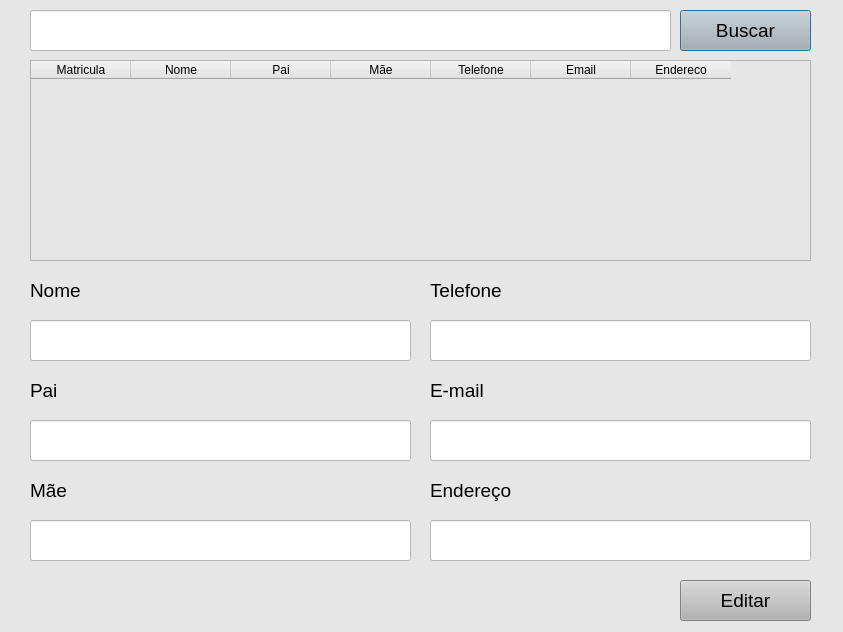
<?xml version="1.0" encoding="UTF-8"?>
<ui version="4.0">
 <class>Dialog</class>
 <widget class="QDialog" name="Dialog">
  <property name="geometry">
   <rect>
    <x>0</x>
    <y>0</y>
    <width>843</width>
    <height>632</height>
   </rect>
  </property>
  <property name="minimumSize">
   <size>
    <width>843</width>
    <height>632</height>
   </size>
  </property>
  <property name="maximumSize">
   <size>
    <width>843</width>
    <height>632</height>
   </size>
  </property>
  <property name="windowTitle">
   <string>Agenda de Atividade</string>
  </property>
  <property name="styleSheet">
   <string notr="true">background-color: rgb(230, 230, 230);</string>
  </property>
  <widget class="QLineEdit" name="txt_buscar">
   <property name="geometry">
    <rect>
     <x>30</x>
     <y>10</y>
     <width>641</width>
     <height>41</height>
    </rect>
   </property>
   <property name="styleSheet">
    <string notr="true">background-color: rgb(255, 255, 255);</string>
   </property>
  </widget>
  <widget class="QPushButton" name="bt_buscar">
   <property name="geometry">
    <rect>
     <x>680</x>
     <y>10</y>
     <width>131</width>
     <height>41</height>
    </rect>
   </property>
   <property name="font">
    <font>
     <pointsize>14</pointsize>
    </font>
   </property>
   <property name="styleSheet">
    <string notr="true">background-color: rgb(180, 180, 180);</string>
   </property>
   <property name="text">
    <string>Buscar</string>
   </property>
  </widget>
  <widget class="QTableWidget" name="tabela">
   <property name="geometry">
    <rect>
     <x>30</x>
     <y>60</y>
     <width>781</width>
     <height>201</height>
    </rect>
   </property>
   <property name="sizeAdjustPolicy">
    <enum>QAbstractScrollArea::AdjustToContents</enum>
   </property>
   <property name="editTriggers">
    <set>QAbstractItemView::NoEditTriggers</set>
   </property>
   <property name="selectionMode">
    <enum>QAbstractItemView::SingleSelection</enum>
   </property>
   <property name="selectionBehavior">
    <enum>QAbstractItemView::SelectRows</enum>
   </property>
   <attribute name="verticalHeaderVisible">
    <bool>false</bool>
   </attribute>
   <column>
    <property name="text">
     <string>Matricula</string>
    </property>
   </column>
   <column>
    <property name="text">
     <string>Nome</string>
    </property>
   </column>
   <column>
    <property name="text">
     <string>Pai</string>
    </property>
   </column>
   <column>
    <property name="text">
     <string>Mãe</string>
    </property>
   </column>
   <column>
    <property name="text">
     <string>Telefone</string>
    </property>
   </column>
   <column>
    <property name="text">
     <string>Email</string>
    </property>
   </column>
   <column>
    <property name="text">
     <string>Endereco</string>
    </property>
   </column>
  </widget>
  <widget class="QLabel" name="label">
   <property name="geometry">
    <rect>
     <x>30</x>
     <y>270</y>
     <width>381</width>
     <height>41</height>
    </rect>
   </property>
   <property name="text">
    <string>&lt;html&gt;&lt;head/&gt;&lt;body&gt;&lt;p&gt;&lt;span style=&quot; font-size:14pt;&quot;&gt;  Nome&lt;/span&gt;&lt;/p&gt;&lt;/body&gt;&lt;/html&gt;</string>
   </property>
  </widget>
  <widget class="QLineEdit" name="txt_aluno">
   <property name="geometry">
    <rect>
     <x>30</x>
     <y>320</y>
     <width>381</width>
     <height>41</height>
    </rect>
   </property>
   <property name="styleSheet">
    <string notr="true">background-color: rgb(255, 255, 255);</string>
   </property>
  </widget>
  <widget class="QPushButton" name="Bt_editar">
   <property name="geometry">
    <rect>
     <x>680</x>
     <y>580</y>
     <width>131</width>
     <height>41</height>
    </rect>
   </property>
   <property name="font">
    <font>
     <pointsize>14</pointsize>
    </font>
   </property>
   <property name="styleSheet">
    <string notr="true">background-color: rgb(180, 180, 180);</string>
   </property>
   <property name="text">
    <string>Editar</string>
   </property>
  </widget>
  <widget class="QLabel" name="label_2">
   <property name="geometry">
    <rect>
     <x>30</x>
     <y>370</y>
     <width>381</width>
     <height>41</height>
    </rect>
   </property>
   <property name="text">
    <string>&lt;html&gt;&lt;head/&gt;&lt;body&gt;&lt;p&gt;&lt;span style=&quot; font-size:14pt;&quot;&gt;Pai&lt;/span&gt;&lt;/p&gt;&lt;/body&gt;&lt;/html&gt;</string>
   </property>
  </widget>
  <widget class="QLabel" name="label_4">
   <property name="geometry">
    <rect>
     <x>30</x>
     <y>470</y>
     <width>421</width>
     <height>41</height>
    </rect>
   </property>
   <property name="text">
    <string>&lt;html&gt;&lt;head/&gt;&lt;body&gt;&lt;p&gt;&lt;span style=&quot; font-size:14pt;&quot;&gt;Mãe&lt;/span&gt;&lt;/p&gt;&lt;/body&gt;&lt;/html&gt;</string>
   </property>
  </widget>
  <widget class="QLabel" name="label_5">
   <property name="geometry">
    <rect>
     <x>430</x>
     <y>270</y>
     <width>381</width>
     <height>41</height>
    </rect>
   </property>
   <property name="text">
    <string>&lt;html&gt;&lt;head/&gt;&lt;body&gt;&lt;p&gt;&lt;span style=&quot; font-size:14pt;&quot;&gt;Telefone&lt;/span&gt;&lt;/p&gt;&lt;/body&gt;&lt;/html&gt;</string>
   </property>
  </widget>
  <widget class="QLabel" name="label_6">
   <property name="geometry">
    <rect>
     <x>430</x>
     <y>370</y>
     <width>421</width>
     <height>41</height>
    </rect>
   </property>
   <property name="text">
    <string>&lt;html&gt;&lt;head/&gt;&lt;body&gt;&lt;p&gt;&lt;span style=&quot; font-size:14pt;&quot;&gt;E-mail&lt;/span&gt;&lt;/p&gt;&lt;/body&gt;&lt;/html&gt;</string>
   </property>
  </widget>
  <widget class="QLabel" name="label_7">
   <property name="geometry">
    <rect>
     <x>430</x>
     <y>470</y>
     <width>421</width>
     <height>41</height>
    </rect>
   </property>
   <property name="text">
    <string>&lt;html&gt;&lt;head/&gt;&lt;body&gt;&lt;p&gt;&lt;span style=&quot; font-size:14pt;&quot;&gt;Endereço&lt;/span&gt;&lt;/p&gt;&lt;/body&gt;&lt;/html&gt;</string>
   </property>
  </widget>
  <widget class="QLineEdit" name="txt_pai">
   <property name="geometry">
    <rect>
     <x>30</x>
     <y>420</y>
     <width>381</width>
     <height>41</height>
    </rect>
   </property>
   <property name="styleSheet">
    <string notr="true">background-color: rgb(255, 255, 255);</string>
   </property>
  </widget>
  <widget class="QLineEdit" name="txt_fone">
   <property name="geometry">
    <rect>
     <x>430</x>
     <y>320</y>
     <width>381</width>
     <height>41</height>
    </rect>
   </property>
   <property name="styleSheet">
    <string notr="true">background-color: rgb(255, 255, 255);</string>
   </property>
  </widget>
  <widget class="QLineEdit" name="txt_email">
   <property name="geometry">
    <rect>
     <x>430</x>
     <y>420</y>
     <width>381</width>
     <height>41</height>
    </rect>
   </property>
   <property name="styleSheet">
    <string notr="true">background-color: rgb(255, 255, 255);</string>
   </property>
  </widget>
  <widget class="QLineEdit" name="txt_mae">
   <property name="geometry">
    <rect>
     <x>30</x>
     <y>520</y>
     <width>381</width>
     <height>41</height>
    </rect>
   </property>
   <property name="styleSheet">
    <string notr="true">background-color: rgb(255, 255, 255);</string>
   </property>
  </widget>
  <widget class="QLineEdit" name="txt_end">
   <property name="geometry">
    <rect>
     <x>430</x>
     <y>520</y>
     <width>381</width>
     <height>41</height>
    </rect>
   </property>
   <property name="styleSheet">
    <string notr="true">background-color: rgb(255, 255, 255);</string>
   </property>
  </widget>
  <widget class="QLabel" name="lab_infor">
   <property name="geometry">
    <rect>
     <x>280</x>
     <y>580</y>
     <width>341</width>
     <height>41</height>
    </rect>
   </property>
   <property name="font">
    <font>
     <family>Verdana</family>
     <pointsize>12</pointsize>
     <weight>75</weight>
     <bold>true</bold>
    </font>
   </property>
   <property name="styleSheet">
    <string notr="true">color: rgb(202, 101, 0);</string>
   </property>
   <property name="text">
    <string>&lt;html&gt;&lt;head/&gt;&lt;body&gt;&lt;p align=&quot;center&quot;&gt;&lt;br/&gt;&lt;/p&gt;&lt;/body&gt;&lt;/html&gt;</string>
   </property>
  </widget>
 </widget>
 <resources/>
 <connections/>
</ui>
